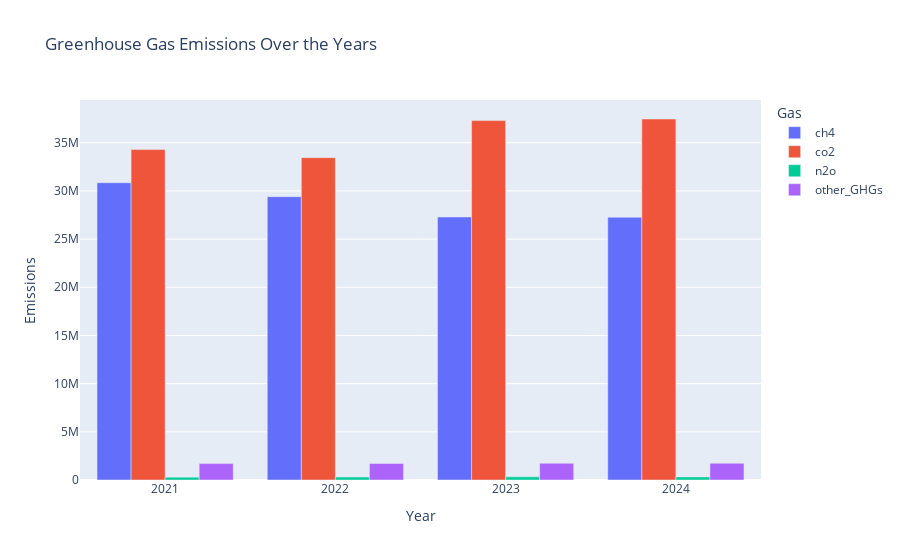

The cell this chart's notebook holds for it:
### Markdown cell above
4. VẼ BIỂU ĐỒ

### Code cell
import plotly.express as px
import pandas as pd

# Chuyển dữ liệu sang dạng dài (long format) để Plotly dễ vẽ
df_long = pivoted.melt(id_vars=['year'], value_vars=['ch4', 'co2', 'n2o', 'other_GHGs'], 
                  var_name='gas', value_name='emissions')

# Tạo biểu đồ cột động
fig = px.bar(df_long, x='year', y='emissions', color='gas',
             title='Greenhouse Gas Emissions Over the Years',
             labels={'emissions': 'Emissions', 'year': 'Year', 'gas': 'Gas'},
             barmode='group')  # 'group' để các cột của mỗi năm không bị chồng lên nhau

# Hiển thị biểu đồ
fig.show()

### Figure 1 — Plotly figure (JSON) as saved in the notebook; plotly's stock layout.template omitted (floating-point values rounded to 4 significant figures)
{"data": [{"alignmentgroup": "True", "hovertemplate": "Gas=ch4<br>Year=%{x}<br>Emissions=%{y}<extra></extra>", "legendgroup": "ch4", "marker": {"color": "#636efa", "pattern": {"shape": ""}}, "name": "ch4", "offsetgroup": "ch4", "orientation": "v", "showlegend": true, "textposition": "auto", "type": "bar", "x": [2021, 2022, 2023, 2024], "xaxis": "x", "y": [30850000.0, 29400000.0, 27300000.0, 27270000.0], "yaxis": "y"}, {"alignmentgroup": "True", "hovertemplate": "Gas=co2<br>Year=%{x}<br>Emissions=%{y}<extra></extra>", "legendgroup": "co2", "marker": {"color": "#EF553B", "pattern": {"shape": ""}}, "name": "co2", "offsetgroup": "co2", "orientation": "v", "showlegend": true, "textposition": "auto", "type": "bar", "x": [2021, 2022, 2023, 2024], "xaxis": "x", "y": [34290000.0, 33450000.0, 37300000.0, 37460000.0], "yaxis": "y"}, {"alignmentgroup": "True", "hovertemplate": "Gas=n2o<br>Year=%{x}<br>Emissions=%{y}<extra></extra>", "legendgroup": "n2o", "marker": {"color": "#00cc96", "pattern": {"shape": ""}}, "name": "n2o", "offsetgroup": "n2o", "orientation": "v", "showlegend": true, "textposition": "auto", "type": "bar", "x": [2021, 2022, 2023, 2024], "xaxis": "x", "y": [296300.0, 304900.0, 326000.0, 323200.0], "yaxis": "y"}, {"alignmentgroup": "True", "hovertemplate": "Gas=other_GHGs<br>Year=%{x}<br>Emissions=%{y}<extra></extra>", "legendgroup": "other_GHGs", "marker": {"color": "#ab63fa", "pattern": {"shape": ""}}, "name": "other_GHGs", "offsetgroup": "other_GHGs", "orientation": "v", "showlegend": true, "textposition": "auto", "type": "bar", "x": [2021, 2022, 2023, 2024], "xaxis": "x", "y": [1702000.0, 1716000.0, 1736000.0, 1736000.0], "yaxis": "y"}], "layout": {"barmode": "group", "legend": {"title": {"text": "Gas"}, "tracegroupgap": 0}, "title": {"text": "Greenhouse Gas Emissions Over the Years"}, "xaxis": {"anchor": "y", "domain": [0, 1], "title": {"text": "Year"}}, "yaxis": {"anchor": "x", "domain": [0, 1], "title": {"text": "Emissions"}}}}
